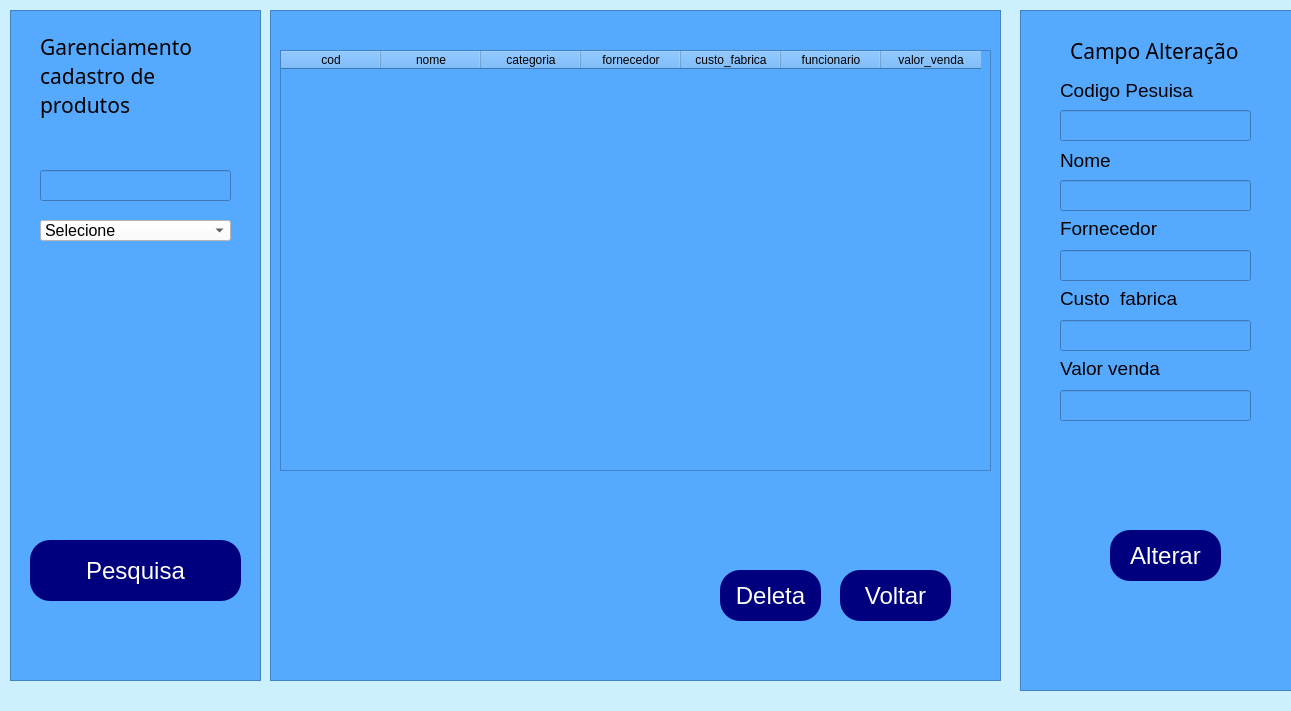
<?xml version="1.0" encoding="UTF-8"?>
<ui version="4.0">
 <class>MainWindow</class>
 <widget class="QMainWindow" name="MainWindow">
  <property name="geometry">
   <rect>
    <x>0</x>
    <y>0</y>
    <width>1291</width>
    <height>711</height>
   </rect>
  </property>
  <property name="windowTitle">
   <string>MainWindow</string>
  </property>
  <property name="styleSheet">
   <string notr="true">background-color: rgb(205,240,255);</string>
  </property>
  <widget class="QWidget" name="centralwidget">
   <widget class="QFrame" name="frame">
    <property name="geometry">
     <rect>
      <x>10</x>
      <y>10</y>
      <width>251</width>
      <height>671</height>
     </rect>
    </property>
    <property name="styleSheet">
     <string notr="true">background-color: rgb(85, 170, 255);
boder-radius: 10px;</string>
    </property>
    <property name="frameShape">
     <enum>QFrame::StyledPanel</enum>
    </property>
    <property name="frameShadow">
     <enum>QFrame::Raised</enum>
    </property>
    <widget class="QComboBox" name="categoria">
     <property name="geometry">
      <rect>
       <x>30</x>
       <y>210</y>
       <width>191</width>
       <height>21</height>
      </rect>
     </property>
     <property name="font">
      <font>
       <family>Arial</family>
       <pointsize>12</pointsize>
      </font>
     </property>
     <property name="styleSheet">
      <string notr="true">background-color: rgb(255, 255, 255);
color: rgb(0, 0, 0);</string>
     </property>
     <item>
      <property name="text">
       <string>Selecione</string>
      </property>
     </item>
     <item>
      <property name="text">
       <string>HD</string>
      </property>
     </item>
     <item>
      <property name="text">
       <string>SSD</string>
      </property>
     </item>
     <item>
      <property name="text">
       <string>Memória RAM</string>
      </property>
     </item>
     <item>
      <property name="text">
       <string>Placa mãe</string>
      </property>
     </item>
     <item>
      <property name="text">
       <string>Mouse</string>
      </property>
     </item>
     <item>
      <property name="text">
       <string>Placa de Rede</string>
      </property>
     </item>
     <item>
      <property name="text">
       <string>Cabo de rede</string>
      </property>
     </item>
     <item>
      <property name="text">
       <string>teclado</string>
      </property>
     </item>
     <item>
      <property name="text">
       <string>Monito</string>
      </property>
     </item>
     <item>
      <property name="text">
       <string>Gabinete</string>
      </property>
     </item>
     <item>
      <property name="text">
       <string>Pendrive</string>
      </property>
     </item>
     <item>
      <property name="text">
       <string>Fonte de alimentação</string>
      </property>
     </item>
     <item>
      <property name="text">
       <string>Cabo VGA</string>
      </property>
     </item>
     <item>
      <property name="text">
       <string>Cabo HDMI</string>
      </property>
     </item>
    </widget>
    <widget class="QLabel" name="label">
     <property name="geometry">
      <rect>
       <x>30</x>
       <y>10</y>
       <width>191</width>
       <height>111</height>
      </rect>
     </property>
     <property name="font">
      <font>
       <family>Segoe Print</family>
       <pointsize>16</pointsize>
      </font>
     </property>
     <property name="text">
      <string>Garenciamento cadastro de produtos</string>
     </property>
     <property name="scaledContents">
      <bool>false</bool>
     </property>
     <property name="wordWrap">
      <bool>true</bool>
     </property>
    </widget>
    <widget class="QPushButton" name="botao_pesquisa">
     <property name="geometry">
      <rect>
       <x>20</x>
       <y>530</y>
       <width>211</width>
       <height>61</height>
      </rect>
     </property>
     <property name="font">
      <font>
       <family>Arial</family>
       <pointsize>18</pointsize>
      </font>
     </property>
     <property name="cursor">
      <cursorShape>PointingHandCursor</cursorShape>
     </property>
     <property name="styleSheet">
      <string notr="true">QPushButton{
background-color: rgb(0, 0, 127);
	color: rgb(255, 255, 255);
border-radius: 20px;
}
QPushButton:hover
{
   background-color:white;
	color: rgb(0, 0, 0);
}</string>
     </property>
     <property name="text">
      <string>Pesquisa</string>
     </property>
    </widget>
    <widget class="QLineEdit" name="pesquisa">
     <property name="geometry">
      <rect>
       <x>30</x>
       <y>160</y>
       <width>191</width>
       <height>31</height>
      </rect>
     </property>
     <property name="font">
      <font>
       <family>Arial</family>
       <pointsize>12</pointsize>
      </font>
     </property>
    </widget>
    <widget class="QLabel" name="label_2">
     <property name="geometry">
      <rect>
       <x>30</x>
       <y>290</y>
       <width>191</width>
       <height>181</height>
      </rect>
     </property>
     <property name="text">
      <string/>
     </property>
     <property name="pixmap">
      <pixmap>Logomarca (1).png</pixmap>
     </property>
     <property name="scaledContents">
      <bool>true</bool>
     </property>
    </widget>
   </widget>
   <widget class="QFrame" name="frame_2">
    <property name="geometry">
     <rect>
      <x>270</x>
      <y>10</y>
      <width>731</width>
      <height>671</height>
     </rect>
    </property>
    <property name="layoutDirection">
     <enum>Qt::LeftToRight</enum>
    </property>
    <property name="styleSheet">
     <string notr="true">background-color: rgb(85, 170, 255);</string>
    </property>
    <property name="frameShape">
     <enum>QFrame::StyledPanel</enum>
    </property>
    <property name="frameShadow">
     <enum>QFrame::Raised</enum>
    </property>
    <widget class="QPushButton" name="Button_Cadastrar_3">
     <property name="geometry">
      <rect>
       <x>450</x>
       <y>560</y>
       <width>101</width>
       <height>51</height>
      </rect>
     </property>
     <property name="font">
      <font>
       <family>Arial</family>
       <pointsize>18</pointsize>
      </font>
     </property>
     <property name="cursor">
      <cursorShape>PointingHandCursor</cursorShape>
     </property>
     <property name="styleSheet">
      <string notr="true">QPushButton{
background-color: rgb(0, 0, 127);
	color: rgb(255, 255, 255);
border-radius: 20px;
}
QPushButton:hover
{
   background-color:white;
	color: rgb(0, 0, 0);
}</string>
     </property>
     <property name="text">
      <string>Deleta</string>
     </property>
    </widget>
    <widget class="QPushButton" name="Button_Cadastrar_4">
     <property name="geometry">
      <rect>
       <x>570</x>
       <y>560</y>
       <width>111</width>
       <height>51</height>
      </rect>
     </property>
     <property name="font">
      <font>
       <family>Arial</family>
       <pointsize>18</pointsize>
      </font>
     </property>
     <property name="cursor">
      <cursorShape>PointingHandCursor</cursorShape>
     </property>
     <property name="styleSheet">
      <string notr="true">QPushButton{
background-color: rgb(0, 0, 127);
	color: rgb(255, 255, 255);
border-radius: 20px;
}
QPushButton:hover
{
   background-color:white;
	color: rgb(0, 0, 0);
}</string>
     </property>
     <property name="text">
      <string>Voltar</string>
     </property>
    </widget>
    <widget class="QTableWidget" name="tableWidget">
     <property name="geometry">
      <rect>
       <x>10</x>
       <y>40</y>
       <width>711</width>
       <height>421</height>
      </rect>
     </property>
     <column>
      <property name="text">
       <string>cod</string>
      </property>
     </column>
     <column>
      <property name="text">
       <string>nome</string>
      </property>
     </column>
     <column>
      <property name="text">
       <string>categoria</string>
      </property>
     </column>
     <column>
      <property name="text">
       <string>fornecedor</string>
      </property>
     </column>
     <column>
      <property name="text">
       <string>custo_fabrica</string>
      </property>
     </column>
     <column>
      <property name="text">
       <string>funcionario</string>
      </property>
     </column>
     <column>
      <property name="text">
       <string>valor_venda</string>
      </property>
     </column>
    </widget>
   </widget>
   <widget class="QFrame" name="frame_3">
    <property name="geometry">
     <rect>
      <x>1020</x>
      <y>10</y>
      <width>281</width>
      <height>681</height>
     </rect>
    </property>
    <property name="styleSheet">
     <string notr="true">background-color: rgb(85, 170, 255);
boder-radius: 10px;</string>
    </property>
    <property name="frameShape">
     <enum>QFrame::StyledPanel</enum>
    </property>
    <property name="frameShadow">
     <enum>QFrame::Raised</enum>
    </property>
    <widget class="QLineEdit" name="nome_pro_alt">
     <property name="geometry">
      <rect>
       <x>40</x>
       <y>170</y>
       <width>191</width>
       <height>31</height>
      </rect>
     </property>
     <property name="font">
      <font>
       <family>Arial</family>
       <pointsize>12</pointsize>
      </font>
     </property>
    </widget>
    <widget class="QLineEdit" name="fornecedor_alt">
     <property name="geometry">
      <rect>
       <x>40</x>
       <y>240</y>
       <width>191</width>
       <height>31</height>
      </rect>
     </property>
     <property name="font">
      <font>
       <family>Arial</family>
       <pointsize>12</pointsize>
      </font>
     </property>
    </widget>
    <widget class="QLineEdit" name="custo_fab_alt">
     <property name="geometry">
      <rect>
       <x>40</x>
       <y>310</y>
       <width>191</width>
       <height>31</height>
      </rect>
     </property>
     <property name="font">
      <font>
       <family>Arial</family>
       <pointsize>12</pointsize>
      </font>
     </property>
    </widget>
    <widget class="QLabel" name="label_3">
     <property name="geometry">
      <rect>
       <x>40</x>
       <y>140</y>
       <width>71</width>
       <height>21</height>
      </rect>
     </property>
     <property name="font">
      <font>
       <family>Arial</family>
       <pointsize>14</pointsize>
      </font>
     </property>
     <property name="text">
      <string>Nome</string>
     </property>
    </widget>
    <widget class="QLabel" name="label_4">
     <property name="geometry">
      <rect>
       <x>40</x>
       <y>210</y>
       <width>101</width>
       <height>16</height>
      </rect>
     </property>
     <property name="font">
      <font>
       <family>Arial</family>
       <pointsize>14</pointsize>
      </font>
     </property>
     <property name="text">
      <string>Fornecedor</string>
     </property>
    </widget>
    <widget class="QLabel" name="label_5">
     <property name="geometry">
      <rect>
       <x>40</x>
       <y>280</y>
       <width>121</width>
       <height>16</height>
      </rect>
     </property>
     <property name="font">
      <font>
       <family>Arial</family>
       <pointsize>14</pointsize>
      </font>
     </property>
     <property name="text">
      <string>Custo_fabrica</string>
     </property>
    </widget>
    <widget class="QLabel" name="label_6">
     <property name="geometry">
      <rect>
       <x>50</x>
       <y>20</y>
       <width>211</width>
       <height>41</height>
      </rect>
     </property>
     <property name="font">
      <font>
       <family>Segoe Print</family>
       <pointsize>16</pointsize>
      </font>
     </property>
     <property name="text">
      <string>Campo Alteração</string>
     </property>
    </widget>
    <widget class="QLabel" name="label_7">
     <property name="geometry">
      <rect>
       <x>40</x>
       <y>350</y>
       <width>101</width>
       <height>16</height>
      </rect>
     </property>
     <property name="font">
      <font>
       <family>Arial</family>
       <pointsize>14</pointsize>
      </font>
     </property>
     <property name="text">
      <string>Valor venda</string>
     </property>
    </widget>
    <widget class="QLineEdit" name="valor_ved_alt">
     <property name="geometry">
      <rect>
       <x>40</x>
       <y>380</y>
       <width>191</width>
       <height>31</height>
      </rect>
     </property>
     <property name="font">
      <font>
       <family>Arial</family>
       <pointsize>12</pointsize>
      </font>
     </property>
    </widget>
    <widget class="QLineEdit" name="cod_pro">
     <property name="geometry">
      <rect>
       <x>40</x>
       <y>100</y>
       <width>191</width>
       <height>31</height>
      </rect>
     </property>
     <property name="font">
      <font>
       <family>Arial</family>
       <pointsize>12</pointsize>
      </font>
     </property>
    </widget>
    <widget class="QLabel" name="label_8">
     <property name="geometry">
      <rect>
       <x>40</x>
       <y>70</y>
       <width>141</width>
       <height>21</height>
      </rect>
     </property>
     <property name="font">
      <font>
       <family>Arial</family>
       <pointsize>14</pointsize>
      </font>
     </property>
     <property name="text">
      <string>Codigo Pesuisa</string>
     </property>
    </widget>
    <widget class="QPushButton" name="botao_alt">
     <property name="geometry">
      <rect>
       <x>90</x>
       <y>520</y>
       <width>111</width>
       <height>51</height>
      </rect>
     </property>
     <property name="font">
      <font>
       <family>Arial</family>
       <pointsize>18</pointsize>
      </font>
     </property>
     <property name="cursor">
      <cursorShape>PointingHandCursor</cursorShape>
     </property>
     <property name="styleSheet">
      <string notr="true">QPushButton{
background-color: rgb(0, 0, 127);
	color: rgb(255, 255, 255);
border-radius: 20px;
}
QPushButton:hover
{
   background-color:white;
	color: rgb(0, 0, 0);
}</string>
     </property>
     <property name="text">
      <string>Alterar</string>
     </property>
    </widget>
   </widget>
  </widget>
 </widget>
 <resources/>
 <connections/>
</ui>
